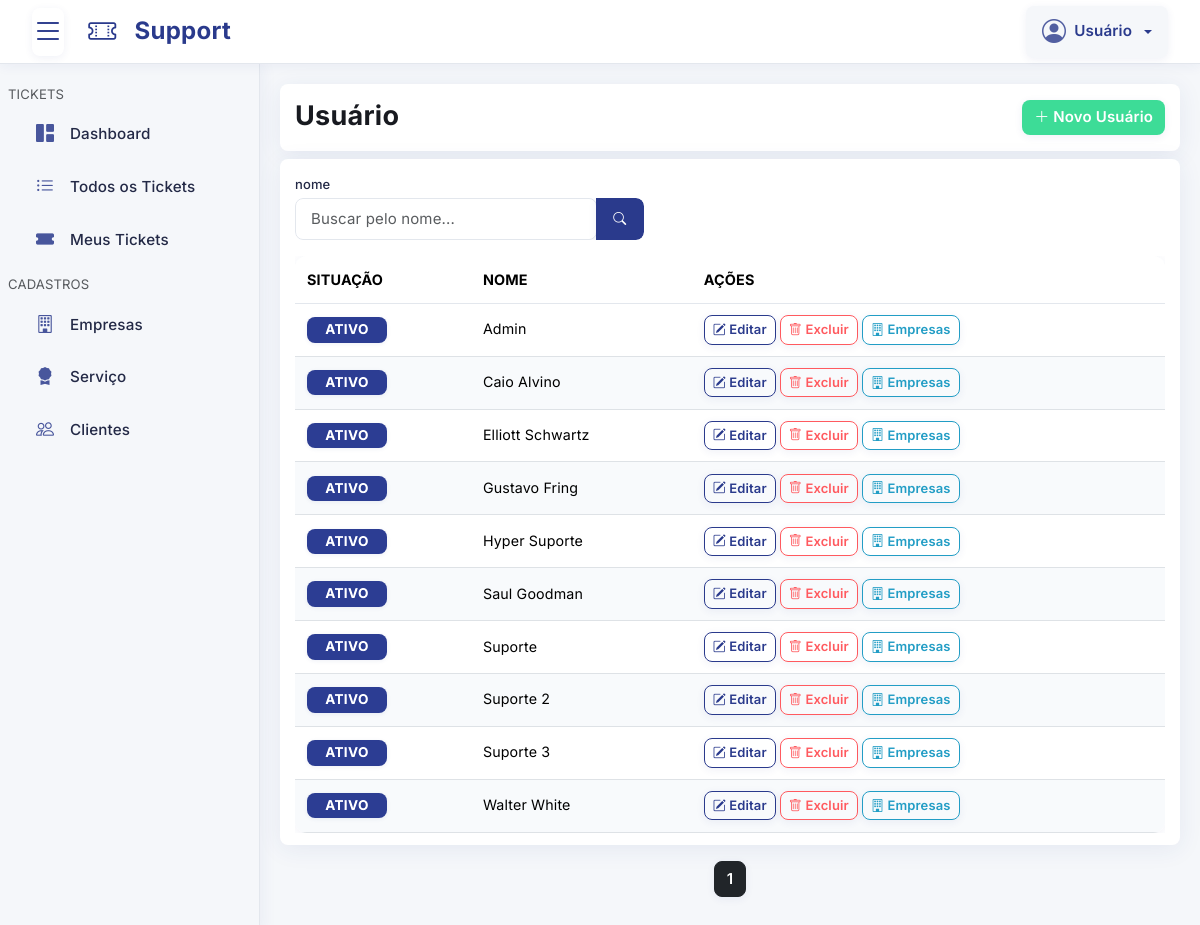
Page /pages/usuario/index.php on the committed database.
### tables this page shows
CREATE TABLE `usuario` (
  `id` int(11) NOT NULL,
  `grupo_id` int(11) NOT NULL,
  `nome` varchar(255) NOT NULL,
  `email` varchar(255) NOT NULL,
  `senha` varchar(255) NOT NULL,
  `token` varchar(255) DEFAULT NULL COMMENT 'TOKEN PARA VALIDAÇÕES',
  `situacao` tinyint(1) NOT NULL DEFAULT 1 COMMENT '0 = INATIVO ou 1 = ATIVO',
  `cadastrado` timestamp NULL DEFAULT current_timestamp(),
  `alterado` timestamp NULL DEFAULT current_timestamp() ON UPDATE current_timestamp()
);

### config/Usuario.php (called while the page is built, shortened)
<?php
class Usuario
{
    private $db;
    public function __construct($db)
    {
        $this->db = $db;
    }
    public function index(array $parametros = array())
    {
        try {
            $nome = $parametros["nome"] ?? null;
            $situacao = $parametros["situacao"] ?? null;
            $pagina     = isset($parametros["pagina"]) ? (int)$parametros["pagina"] : 1;
            $limite     = isset($parametros["limite"]) ? (int)$parametros["limite"] : 10;
            $where = array();
            $params = array();
            $query = "SELECT * FROM `usuario`";
            $queryCount = "SELECT COUNT(*) as total FROM `usuario`";
            $query .= " ORDER BY `nome` ASC";
            $offset = ($pagina - 1) * $limite;
            $query .= " LIMIT $limite OFFSET $offset";
            $stmt = $this->db->prepare($query);
            $stmtCount = $this->db->prepare($queryCount);
            $stmt->execute();
            $stmtCount->execute();
            $resultados = $stmt->fetchAll(PDO::FETCH_OBJ);
            $total = (int)$stmtCount->fetchColumn();
            $paginacao = array(
                "pagina" => $pagina,
                "limite" => $limite,
                "total" => $total,
                "total_paginas" => max(1, (int)ceil($total / $limite))
            );
            return array(
                "resultados" => $resultados,
                "paginacao" => $paginacao
            );
        } catch (\Throwable $th) {
            return array(
                "erro" => $th->getMessage() . " -> " . $th->getLine(),
                "resultados" => [],
                "paginacao" => array(
                    "pagina" => 1,
                    "limite" => 100,
                    "total" => 0,
                    "total_paginas" => 1
                )
            );
        }
    }
}

### config/Database.php (called while the page is built, shortened)
<?php
class Database
{
    private $host = "localhost";
    private $dbName = "support_ticket_manager";
    private $username = "root";
    private $password = "";
    private $pdo;
    private function connect()
    {
        $dsn = "mysql:host={$this->host};dbname={$this->dbName};";
        try {
            $this->pdo = new PDO(
                $dsn,
                $this->username,
                $this->password,
                array(PDO::MYSQL_ATTR_INIT_COMMAND => "SET NAMES utf8")
            );
            $this->pdo->setAttribute(PDO::ATTR_ERRMODE, PDO::ERRMODE_EXCEPTION);
            $this->pdo->setAttribute(PDO::ATTR_DEFAULT_FETCH_MODE, PDO::FETCH_ASSOC);
        } catch (PDOException $e) {
            $this->error = $e->getMessage();
            die("Erro ao conectar ao banco de dados: {$this->error}");
        }
    }
    public function getConnection()
    {
        try {
            return $this->pdo;
        } catch (PDOException $e) {
            $this->error = $e->getMessage();
            die("Erro ao conectar ao banco de dados: {$this->error}");
        }
    }
}

### pages/usuario/index.php (the view, shortened to what this page needs)
<?php include("../template/topo.php"); ?>
<?php
$nome = isset($_GET['nome']) ? $_GET['nome'] : NULL;
$pagina = isset($_GET["pagina"]) ? $_GET["pagina"] : 1;
$indexRegistros = $classUsuario->index([
    "nome" => $nome,
    "pagina" => $pagina,
    "limite" => 15
]);
$registros = $indexRegistros["resultados"];
$paginacao = $indexRegistros["paginacao"];
?>
<header class="sessao">
    <div class="row">
        <div class="col-xl-6 col-lg-6 col-md-6 col-sm-12 col-12 my-1">
            <h1 class="titulo">Usuário</h1>
        </div>
        <div class="col-xl-6 col-lg-6 col-md-6 col-sm-12 col-12 my-1 text-end">
            <a href="cadastro.php" class="btn btn-adicionar">
                <i class="bi-plus-lg" aria-hidden="true"></i> Novo Usuário
            </a>
        </div>
    </div>
</header>
<div class="sessao">
    <form method="get">
        <div class="row mb-3">
            <div class="col-xl-5 col-lg-7 col-md-7 col-sm-12 col-1">
                <label>nome</label>
                <div class="input-group">
                    <input type="text" class="form-control" name="nome" placeholder="Buscar pelo nome..." value="<?php echo $nome; ?>">
                    <button class="btn btn-buscar" type="submit"><i class="bi bi-search"></i></button>
                </div>
            </div>
        </div>
    </form>
    <?php if (count($registros) == 0): ?>
        <div class="alert alerta-sem-cadastrar text-center py-4" role="alert">
            <div class="mb-3">
                <i class="bi bi-people fs-1"></i>
            </div>
            <h5 class="fw-bold">Nenhum usuário encontrado</h5>
            <p class="mb-0">Confira se os dados estão corretos ou cadastre um novo usuário.</p>
        </div>
    <?php else: ?>
        <div class="table-responsive">
            <table class="table table-hover">
                <thead>
                    <tr>
                        <th>Situação</th>
                        <th>Nome</th>
                        <th>Ações</th>
                    </tr>
                </thead>
                <tbody>
                    <?php foreach ($registros as $registro): ?>
                        <?php if (is_object($registro)): ?>
                            <tr class="<?php echo isset($focu_empresa_id) && $registro->id == $focu_empresa_id ? 'table-active' : ''; ?>">
                                <td>
                                    <?php if (isset($registro->situacao) && $registro->situacao == 1): ?>
                                        <span class="badge status-situacao">Ativo</span>
                                    <?php else: ?>
                                        <span class="badge status-insituacao">Inativo</span>
                                    <?php endif; ?>
                                </td>
                                <td><?php echo isset($registro->nome) ? $registro->nome : "--"; ?></td>
                                <td>
                                    <a href="edicao.php?id=<?php echo $registro->id; ?>" class="btn btn-sm btn-editar">
                                        <i class="bi-pencil-square"></i> Editar
                                    </a>
                                    <button
                                        data-bs-toggle="modal"
                                        data-bs-target="#excluir-<?php echo $registro->id; ?>"
                                        type="button"
                                        class="btn btn-sm btn-excluir">
                                        <i class="bi bi-trash"></i> Excluir
                                    </button>
                                    <a href="empresa.php?id=<?php echo $registro->id; ?>" class="btn btn-sm btn-empresa">
                                        <i class="bi-building"></i> Empresas
                                    </a>
                                </td>
                            </tr>
                        <?php endif; ?>
                    <?php endforeach; ?>
                </tbody>
            </table>
        </div>
</div>
<?php
        $limite = 2;
        $inicio = ((($pagina - $limite) > 1) ? $pagina - $limite : 1);
        $fim = ((($pagina + $limite) < $paginacao['total_paginas']) ? $pagina + $limite : $paginacao['total_paginas']);
?>
<nav aria-label="Page navigation">
    <ul class="pagination justify-content-center mt-3">
        <?php for ($i = $inicio; $i <= $fim; $i++) : ?>
            <?php if ($i == $paginacao['pagina']): ?>
                <li class="page-item active">
                    <a class="ms-1 me-1 btn btn-dark">
                        <?php echo $i; ?>
                    </a>
                </li>
            <?php endif; ?>
        <?php endfor; ?>
    </ul>
</nav>
<?php endif; ?>
<?php include("../template/rodape.php"); ?>

### css/main.css (style rules this page uses)
.badge { background: var(--cor-principal); color: #fff !important; box-shadow: 0 1px 4px rgba(42, 58, 140, 0.08); text-transform: uppercase; font-weight: 700; letter-spacing: 0.03em; border-radius: 8px; padding: 6px 18px; font-size: 0.95em; filter: brightness(1.05); }
body, .main-content { background: #f5f7fa; }
[aria-label] { cursor: pointer; }

### css/base/cores.css (style rules this page uses)
:root { --cor-principal: #2a3a8c; --cor-secundaria: #f5f7fa; --cor-verde: #3ddc97; --cor-vermelho: #ff5a5f; --cor-branco: #fff; --cor-preto: #181a20; --cor-texto: #232946; --cor-titulo: #181a20; --cor-cinza: #b0b8c1; --cor-borda: #e3e7ed; --bg-cinza: #f5f7fa; --bg-branco: #fff; --bg-principal: linear-gradient(135deg, #2a3a8c 0%, #3ddc97 100%); --bg-secundaria: #f5f7fa; --box-shadow: 0 4px 24px rgba(42, 58, 140, 0.08); --border-radius: 8px; --dia-hoje-color: #ffd600; --cor-alerta-cadastrar-bg: #fff8e1; --cor-alerta-cadastrar-texto: #8d6e63; --cor-alerta-agenda: #fff3e0; --cor-alerta-agenda-texto: #8d6e63; --cor-alerta-nao-agenda-base: #ffebee; --cor-alerta-nao-agenda-texto: #c62828; --cor-mensagem-alerta-bg: #e3f2fd; --cor-mensagem-alerta-texto: #1565c0; --badge-modulo-ativo-bg: #3ddc97; --modulo-whatsapp: #25d366; --modulo-financeiro: #2a3a8c; --modulo-controle-estoque: #ffb300; --modulo-relatorio: #7c3aed; --modulo-formulario: #229dc5; --btn-adicionar-bg: #3ddc97; --btn-adicionar-texto: var(--cor-branco); --btn-confirmar-bg: #2a3a8c; --btn-confirmar-texto: var(--cor-branco); --btn-confirmar-pagamento-bg: transparent; --btn-confirmar-pagamento-borda: #3ddc97; --btn-confirmar-pagamento-texto: #3ddc97; --btn-voltar-bg: transparent; --btn-voltar-texto: var(--cor-principal); --btn-voltar-borda: var(--cor-principal); --btn-filtrar-bg: transparent; --btn-filtrar-texto: var(--cor-principal); --btn-filtrar-borda: var(--cor-principal); --btn-detalhes-bg: transparent; --btn-detalhes-texto: #2a3a8c; --btn-detalhes-borda: #2a3a8c; --btn-buscar-bg: var(--cor-principal); --btn-buscar-texto: var(--cor-branco); --btn-empresa-bg: transparent; --btn-empresa-texto: #229dc5; --btn-empresa-borda: #229dc5; --btn-servico-bg: transparent; --btn-servico-texto: #2a7d8c; --btn-servico-borda: #2a7d8c; --btn-editar-bg: transparent; --btn-editar-texto: #2a3a8c; --btn-editar-borda: #2a3a8c; --btn-excluir-bg: transparent; --btn-excluir-texto: #ff5a5f; --btn-excluir-borda: #ff5a5f; --btn-cancelar-bg: transparent; --btn-cancelar-texto: #b0b8c1; --btn-cancelar-borda: #b0b8c1; --btn-filtro-bg: transparent; --btn-filtro-texto: var(--cor-principal); --btn-filtro-borda: var(--cor-principal); --btn-whatsapp-bg: #25d366; --btn-whatsapp-texto: var(--cor-branco); --btn-acesso-bg: #2a3a8c; --btn-acesso-texto: var(--cor-branco); --btn-recibo-bg: transparent; --btn-recibo-texto: var(--cor-principal); --btn-recibo-borda: var(--cor-principal); --btn-entrada-lote-bg: #39473e; --btn-entrada-lote-texto: var(--cor-branco); --btn-contratar-modulo-bg: var(--cor-verde); --btn-contratar-modulo-texto: var(--cor-branco); --btn-vincular-google-agenda-bg: transparent; --btn-vincular-google-agenda-texto: #4285f4; --btn-vincular-google-agenda-borda: #4285f4; --btn-desvincular-google-agenda-bg: transparent; --btn-desvincular-google-agenda-texto: #db4437; --btn-desvincular-google-agenda-borda: #db4437; --btn-bloqueio-agenda-bg: transparent; --btn-bloqueio-agenda-texto: #444; --btn-bloqueio-agenda-borda: #444; --btn-limpar-filtro-bg: #ff5a5f; --btn-limpar-filtro-texto: #fff; --btn-logs-bg: transparent; --btn-logs-texto: var(--cor-principal); --btn-logs-borda: var(--cor-principal); --btn-cancelar-pagamento-bg: transparent; --btn-cancelar-pagamento-texto: #ff5a5f; --btn-cancelar-pagamento-borda: #ff5a5f; --btn-recebimento-bg: transparent; --btn-recebimento-texto: var(--cor-verde); --btn-recebimento-borda: var(--cor-verde); }

### css/components/tabelas.css (style rules this page uses)
table { border-radius: 12px; overflow: hidden; box-shadow: 0 2px 12px rgba(42, 58, 140, 0.07); background: var(--bg-branco); }
table, th, tr { margin-bottom: 0px !important; }
table th { font-weight: 700; padding: 0.75rem 0.75rem !important; font-size: 0.9rem; text-transform: uppercase; background: var(--bg-cinza); color: var(--cor-principal); border-bottom: 2px solid var(--cor-borda); }
table td { padding: 0.7rem 0.75rem !important; font-size: 0.95em; vertical-align: middle; }
tr:nth-child(even) td { background: #f8fafc; }

### rows in the picture
usuario: situacao "ATIVO", nome "Admin"
usuario: situacao "ATIVO", nome "Caio Alvino"
usuario: situacao "ATIVO", nome "Elliott Schwartz"
usuario: situacao "ATIVO", nome "Gustavo Fring"
usuario: situacao "ATIVO", nome "Hyper Suporte"
usuario: situacao "ATIVO", nome "Saul Goodman"
usuario: situacao "ATIVO", nome "Suporte"
usuario: situacao "ATIVO", nome "Suporte 2"
usuario: situacao "ATIVO", nome "Suporte 3"
usuario: situacao "ATIVO", nome "Walter White"
